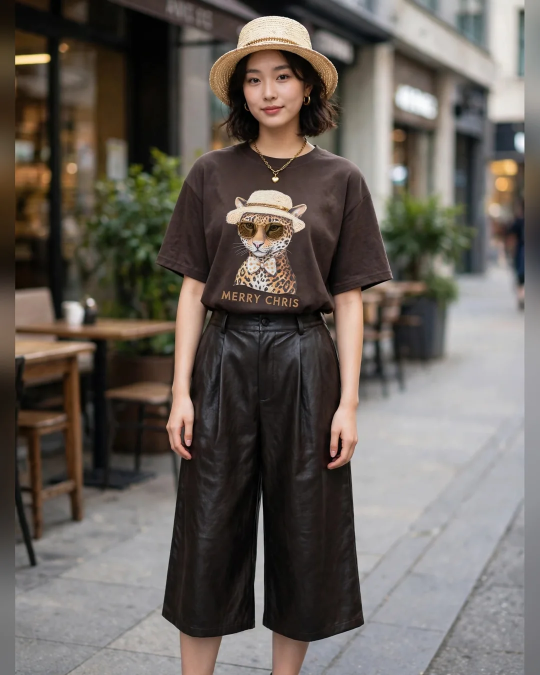
#> input picture docs/assets/outfit-01-large.webp, 1080 x 1350 px (shown at 1/2 size); its folder holds 4 pictures in this run
$ python resize_photos.py
#> lines starting #> are read from the running program, lines starting #| are printed output that depends on the picture
#!/usr/bin/env python3
"""Regenerate intermediate WebPs; optional asset tooling requires Pillow.

The existing 1080px files are the best sources retained in this repository.
Never overwrite them or the existing 480px versions during this operation.
The normal static-site build does not require Pillow.
"""
from pathlib import Path

from PIL import Image


ASSETS = Path(__file__).resolve().parents[1] / 'docs/assets'


def main():
    for source in sorted(ASSETS.glob('outfit-*-large.webp')):
        with Image.open(source) as photo:
#> photo is the input picture: PIL image 1080x1350 RGB; mean R, G, B 103.4, 96.7, 90.5
            photo.resize((640, 800), Image.Resampling.LANCZOS).save(
                source.with_name(source.name.replace('-large', '-medium')),
                'WEBP', quality=90, method=6,
            )
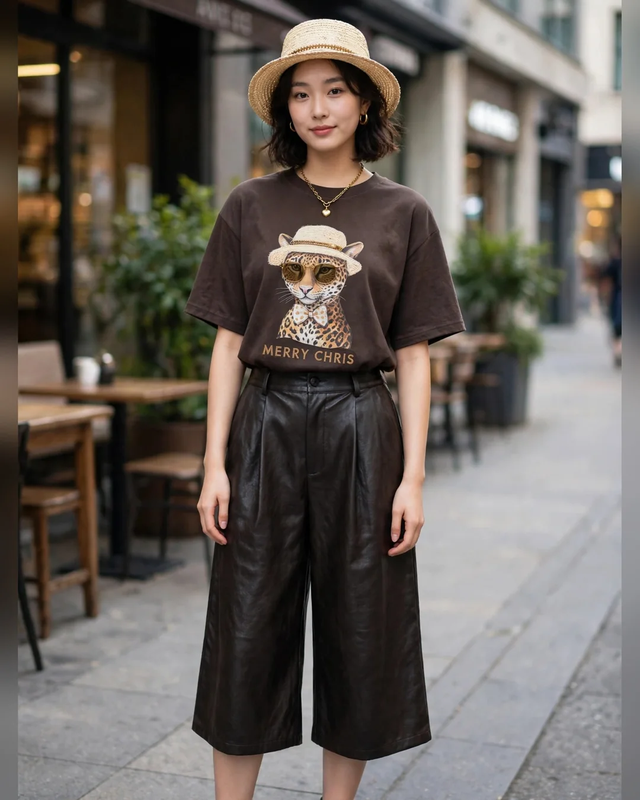
#> saved as outfit-01-medium.webp: PIL image 640x800 RGB; mean R, G, B 103.4, 96.7, 90.5
#> pass 2 of the loop in main, `for source in sorted(ASSETS.glob('outfit-*-large.webp')):`:
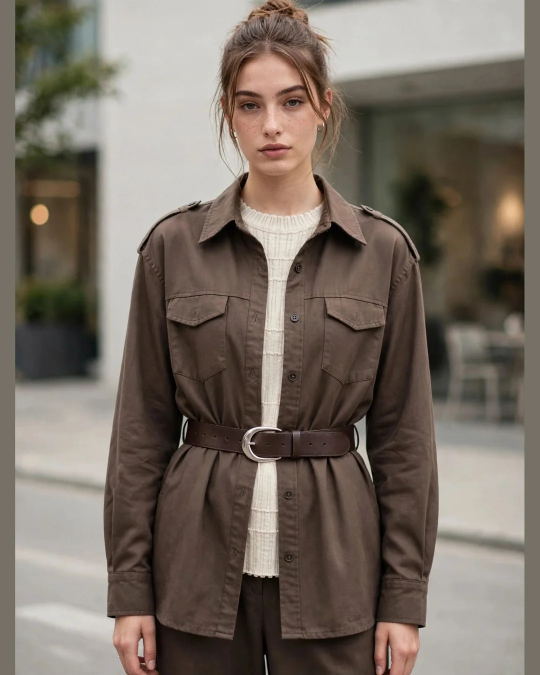
#> input picture docs/assets/outfit-02-large.webp, 1080 x 1350 px (shown at 1/2 size)
#> in main, photo is the input picture: PIL image 1080x1350 RGB; mean R, G, B 119.2, 108.7, 99
#> in main, `photo.resize((640, 800), Image.Resampling.LANCZOS).save( source.with_n..`:
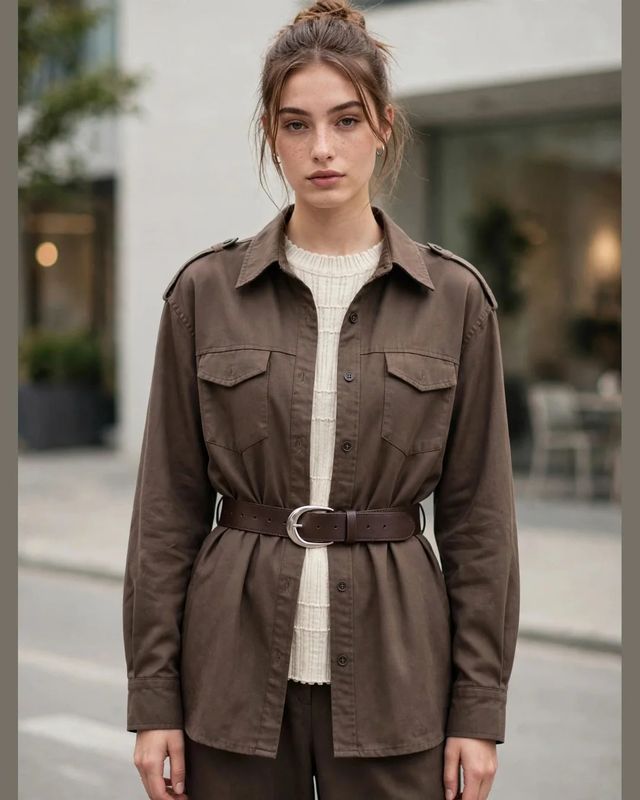
#> saved as outfit-02-medium.webp: PIL image 640x800 RGB; mean R, G, B 119.2, 108.7, 99


if __name__ == '__main__':
    main()
